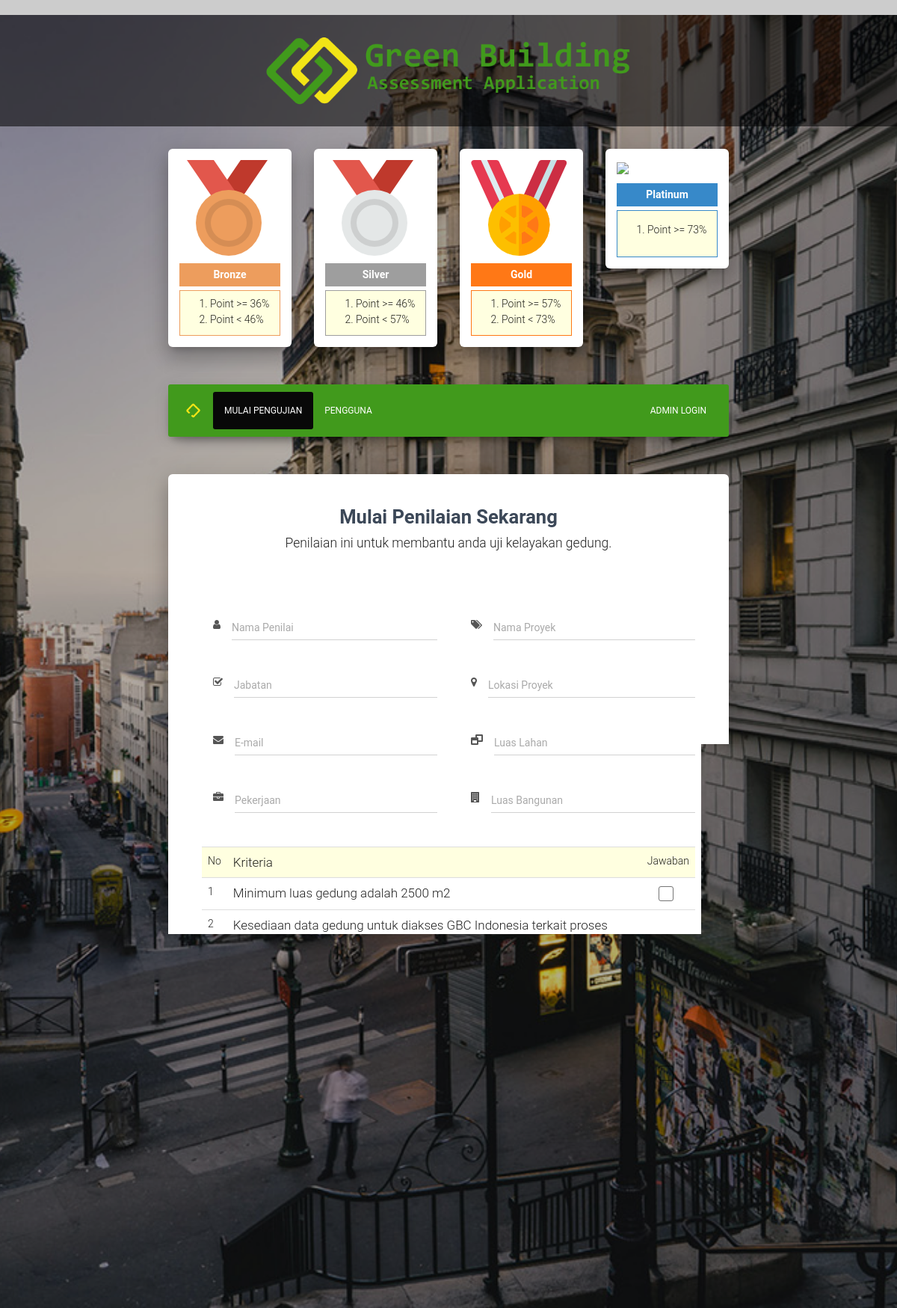
The page / on the database its author committed.
### tables this page shows
CREATE TABLE `eligibility_criteria` (
  `ID` int(11) NOT NULL AUTO_INCREMENT,
  `Description` varchar(255) DEFAULT NULL,
  `Status` enum('0','1') DEFAULT NULL,
  PRIMARY KEY (`ID`)
);

### application/controllers/C_dashboard.php (called while the page is built, shortened)
<?php
class C_dashboard extends CI_Controller {
    function __construct()
    {
        $this->load->model('m_dashboard');
    }
    public function temp($page){
        $data['page'] = $page;
        $this->load->view('template/template',$data);
    }
    public function index()
    {
        $data['dataJob'] = $this->db->order_by('ID','ASC')->get('apgt1743_green.jobs')->result_array();
        $data['dataCriteria'] = $this->db->order_by('ID','ASC')->get('apgt1743_green.eligibility_criteria')->result_array();
        $page = $this->load->view('page/dashboard',$data,true);
    }
}

### index.php (called while the page is built, shortened)
<?php
require_once BASEPATH.'core/CodeIgniter.php';

### application/views/page/dashboard.php (the view, shortened to what this page needs)
<div class="container">
    <div class="row">
        <div class="col-md-8 col-md-offset-2">
            <div class="wizard-container">
                <div class="card wizard-card" data-color="green" id="wizard" style="padding: 15px;padding-left: 30px;padding-right: 30px;">
                    <div class="wizard-header">
                        <h3 class="wizard-title">
                            Mulai Penilaian Sekarang
                        </h3>
                        <h5>Penilaian ini untuk membantu anda uji kelayakan gedung.</h5>
                    </div>
                    <div class="tab-content">
                        <div class="row">
                            <div class="col-md-6" style="min-height: 100px;">
                                <div class="input-group">
													<span class="input-group-addon">
														<i class="fa fa-user"></i>
													</span>
                                    <div class="form-group label-floating">
                                        <label class="control-label">Nama Penilai</label>
                                        <input type="text" id="formName" class="form-control">
                                    </div>
                                </div>
                                <div class="input-group">
													<span class="input-group-addon">
														<i class="fa fa-check-square-o"></i>
													</span>
                                    <div class="form-group label-floating">
                                        <label class="control-label">Jabatan</label>
                                        <input type="text" id="formPosition" class="form-control">
                                    </div>
                                </div>
                                <div class="input-group">
													<span class="input-group-addon">
														<i class="fa fa-envelope"></i>
													</span>
                                    <div class="form-group label-floating">
                                        <label class="control-label">E-mail</label>
                                        <input type="text" id="formEmail" class="form-control">
                                    </div>
                                </div>
                                <div class="input-group">
													<span class="input-group-addon">
														<i class="fa fa-briefcase"></i>
													</span>
                                    <div class="form-group label-floating">
                                        <label class="control-label">Pekerjaan</label>
                                        <select class="form-control valid" id="formJobID" aria-invalid="false">
                                            <option disabled="" selected=""></option>
                                            <?php foreach ($dataJob AS $item){
                                                echo '<option value="'.$item['ID'].'">'.$item['Description'].'</option>';
                                            } ?>
                                        </select>
                                    </div>
                                </div>
                            </div>
                            <div class="col-md-6" style="min-height: 100px;">
                                <div class="input-group">
													<span class="input-group-addon">
														<i class="fa fa-tags"></i>
													</span>
                                    <div class="form-group label-floating">
                                        <label class="control-label">Nama Proyek</label>
                                        <input type="text" id="formProjectName" class="form-control">
                                    </div>
                                </div>
                                <div class="input-group">
													<span class="input-group-addon">
														<i class="fa fa-map-marker"></i>
													</span>
                                    <div class="form-group label-floating">
                                        <label class="control-label">Lokasi Proyek</label>
                                        <input type="text" id="formLocation" class="form-control">
                                    </div>
                                </div>
                                <div class="input-group">
													<span class="input-group-addon">
														<i class="fa fa-window-restore"></i>
													</span>
                                    <div class="form-group label-floating">
                                        <label class="control-label">Luas Lahan</label>
                                        <input type="text" id="formLandArea" class="form-control">
                                    </div>
                                </div>
                                <div class="input-group">
													<span class="input-group-addon">
														<i class="fa fa-building"></i>
													</span>
                                    <div class="form-group label-floating">
                                        <label class="control-label">Luas Bangunan</label>
                                        <input type="text" id="formBuildingArea" class="form-control">
                                    </div>
                                </div>
                            </div>
                        </div>
                        <div class="row">
                            <div class="col-sm-12" style="min-height: 100px;margin-top: 30px;">
                                <table class="table">
                                    <tr style="background: lightyellow;">
                                        <td style="width: 1%;">No</td>
                                        <td>
                                            <span class="label-q">Kriteria</span>
                                        </td>
                                        <td style="text-align: center;">
                                            Jawaban
                                        </td>
                                    </tr>
                                    <?php $no=1; foreach ($dataCriteria AS $item){ ?>
                                        <tr>
                                            <td><?php echo $no++; ?></td>
                                            <td>
                                                <span class="label-q"><?php echo $item['Description'] ?></span>
                                            </td>
                                            <td style="text-align: center;">
                                                <div class="checkbox" style="margin: 0px;">
                                                    <label>
                                                    </label>
                                                </div>
                                            </td>
                                        </tr>
                                    <?php } ?>
                                </table>
                            </div>
                            <div class="col-md-12 text-right">
                                <hr/>
                                <button class="btn btn-fill btn-danger" id="btnMulai">Kirim</button>
                            </div>
                        </div>
                    </div>
                </div>
            </div>
        </div>
    </div>
</div>

### application/views/page/dashboard_menu.php (style rules this page uses)
body { margin-top:20px; }
.label-q { font-size: 17px; line-height: 1.42857; }

### rows shown on the page
eligibility_criteria: Description "Minimum luas gedung adalah 2500 m2"
eligibility_criteria: Description "Kesediaan data gedung untuk diakses GBC Indonesia terkait proses sertifikasi"
eligibility_criteria: Description "Fungsi gedung sesuai dengan peruntukan lahan berdasarkan RTRWsetempat"
eligibility_criteria: Description "Kepemilikan AMDAL dan/atau rencana Upaya Pengelolaan Lingkungan (UKL) / Upaya Pemantauan Lingkungan (UPL)"
eligibility_criteria: Description "Kesesuaian gedung terhadap standar keselamatan untuk kebakaran"
eligibility_criteria: Description "Kesesuaian gedung terhadap standar ketahanan gempa"
eligibility_criteria: Description "Kesesuaian gedung terhadap standar aksesibilitas difabel"
